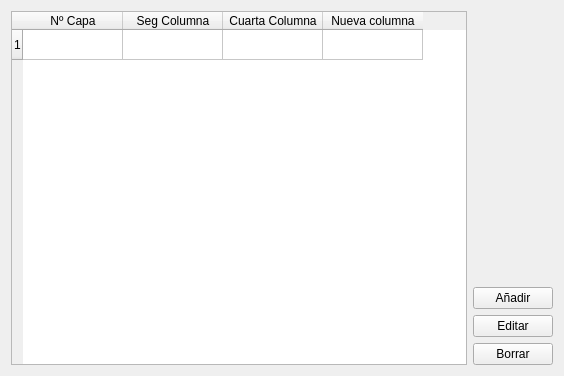
<?xml version="1.0" encoding="UTF-8"?>
<ui version="4.0">
 <class>Form</class>
 <widget class="QWidget" name="Form">
  <property name="geometry">
   <rect>
    <x>0</x>
    <y>0</y>
    <width>564</width>
    <height>376</height>
   </rect>
  </property>
  <property name="windowTitle">
   <string>Form</string>
  </property>
  <layout class="QHBoxLayout" name="horizontalLayout">
   <item>
    <widget class="QTableWidget" name="tableWidget">
     <row>
      <property name="text">
       <string>1</string>
      </property>
     </row>
     <column>
      <property name="text">
       <string>Nº Capa</string>
      </property>
     </column>
     <column>
      <property name="text">
       <string>Seg Columna</string>
      </property>
     </column>
     <column>
      <property name="text">
       <string>Cuarta Columna</string>
      </property>
     </column>
     <column>
      <property name="text">
       <string>Nueva columna</string>
      </property>
     </column>
    </widget>
   </item>
   <item>
    <layout class="QVBoxLayout" name="verticalLayout">
     <item>
      <spacer name="verticalSpacer">
       <property name="orientation">
        <enum>Qt::Vertical</enum>
       </property>
       <property name="sizeHint" stdset="0">
        <size>
         <width>20</width>
         <height>40</height>
        </size>
       </property>
      </spacer>
     </item>
     <item>
      <widget class="QPushButton" name="pushButtonAdd">
       <property name="text">
        <string>Añadir</string>
       </property>
      </widget>
     </item>
     <item>
      <widget class="QPushButton" name="pushButtonEdit">
       <property name="text">
        <string>Editar</string>
       </property>
      </widget>
     </item>
     <item>
      <widget class="QPushButton" name="pushButtonDelete">
       <property name="text">
        <string>Borrar</string>
       </property>
      </widget>
     </item>
    </layout>
   </item>
  </layout>
 </widget>
 <resources/>
 <connections/>
</ui>
